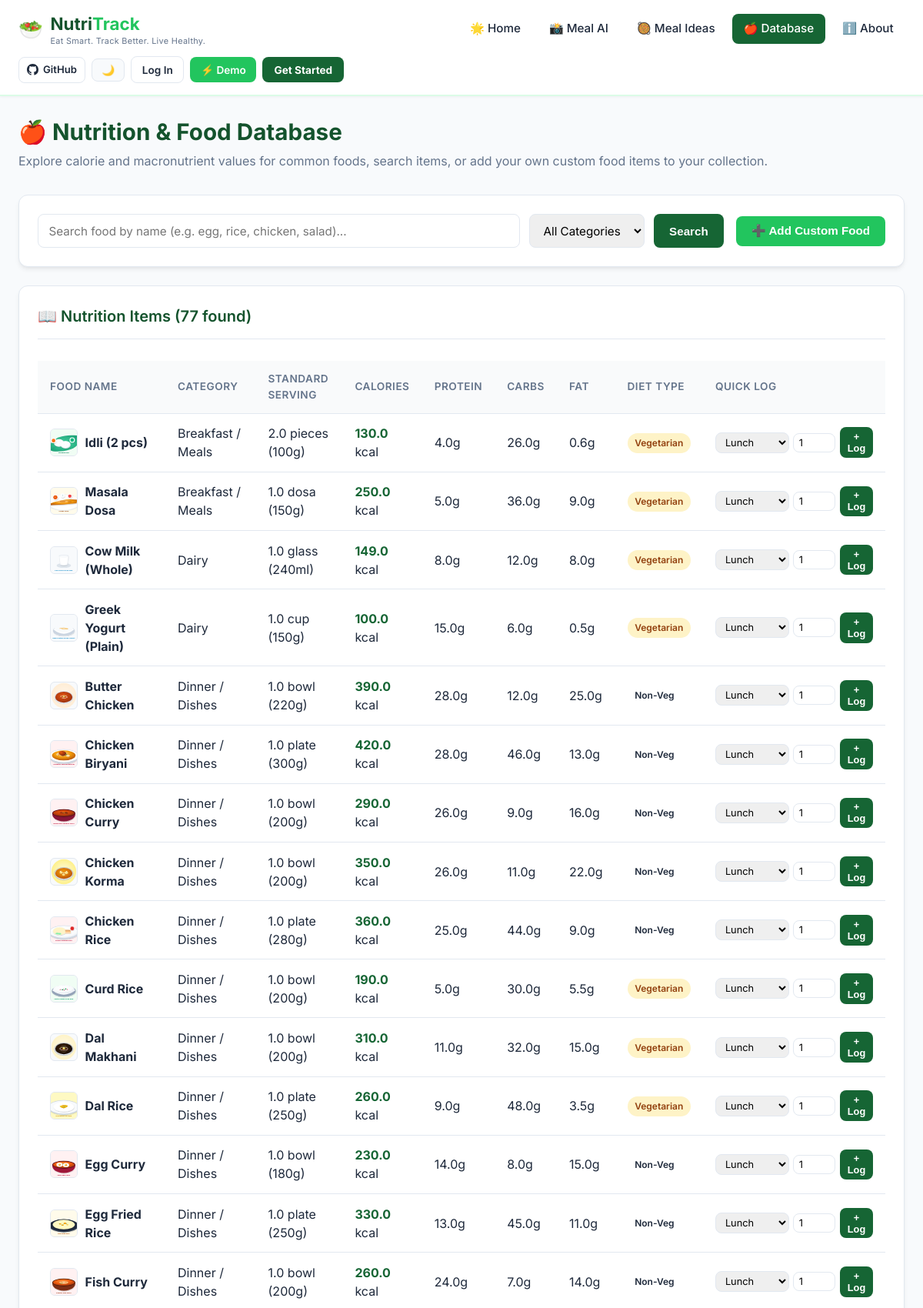
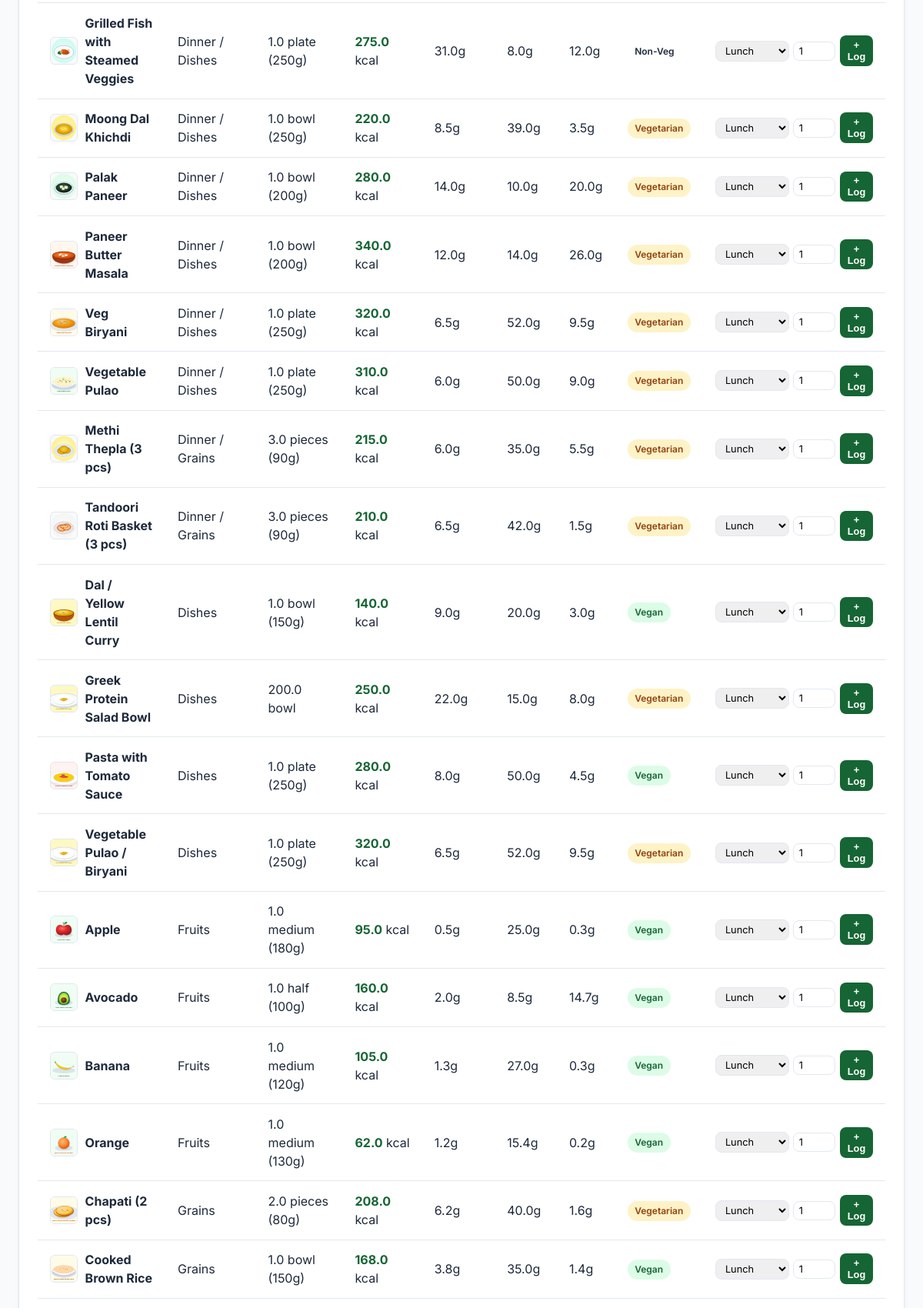
The page /database (upper part) on the database its author committed (2 pictures, top to bottom).
### tables this page shows
CREATE TABLE foods (
            id INTEGER PRIMARY KEY AUTOINCREMENT,
            name TEXT UNIQUE NOT NULL,
            category TEXT NOT NULL,
            serving_size REAL NOT NULL DEFAULT 100.0,
            serving_unit TEXT NOT NULL DEFAULT 'g',
            calories REAL NOT NULL,
            protein REAL NOT NULL,
            carbs REAL NOT NULL,
            fat REAL NOT NULL,
            fiber REAL NOT NULL DEFAULT 0.0,
            diet_type TEXT NOT NULL DEFAULT 'all'
        , image_url TEXT, is_snack INTEGER DEFAULT 0, price REAL DEFAULT 99.0);

### app.py (the view)
@app.route("/database", methods=["GET"])
def database_view():
    query = request.args.get("q", "").strip()
    category = request.args.get("category", "All")
    if query:
        foods = database.search_foods(query)
    elif category and category != "All":
        foods = database.get_all_foods(category_filter=category)
    else:
        foods = database.get_all_foods()
    return render_template(
        "database.html",
        foods=foods,
        search_query=query,
        selected_category=category,
        active_page="database"
    )

### app.py (called while the page is built)
@app.context_processor
def inject_user_context():
    user_id = session.get("user_id")
    current_user = None
    user_pref = {"dark_mode": 0, "unit_system": "metric", "email_reminders": 1}
    if user_id:
        current_user = database.get_user_by_id(user_id)
        user_pref = database.get_user_preferences(user_id)
    return {
        "current_user": current_user,
        "is_logged_in": current_user is not None,
        "user_pref": user_pref,
        "today_date": date.today().isoformat()
    }

### database.py (called while the page is built)
def get_db_connection():
    conn = sqlite3.connect(DB_PATH)
    conn.row_factory = sqlite3.Row
    return conn

def get_all_foods(category_filter=None):
    init_db()
    conn = get_db_connection()
    if category_filter and category_filter != "All":
        foods = conn.execute("SELECT * FROM foods WHERE category = ? ORDER BY name ASC", (category_filter,)).fetchall()
    else:
        foods = conn.execute("SELECT * FROM foods ORDER BY category, name ASC").fetchall()
    conn.close()
    return foods

### templates/database.html (shortened to what this page needs)
{% extends "base.html" %}
{% block content %}
<div class="page-header">
    <h1>🍎 Nutrition & Food Database</h1>
    <p>Explore calorie and macronutrient values for common foods, search items, or add your own custom food items to your collection.</p>
</div>
<div class="grid-2">
    <div class="card" style="grid-column: 1 / -1;">
        <div style="display: flex; gap: 1rem; align-items: center; flex-wrap: wrap;">
            <form method="GET" action="{{ url_for('database_view') }}" style="display: flex; gap: 0.75rem; flex: 1;">
                <input type="text" name="q" class="form-control" placeholder="Search food by name (e.g. egg, rice, chicken, salad)..." value="{{ search_query }}">
                <select name="category" class="form-control" style="width: 180px;">
                    <option value="All" {% if selected_category == 'All' %}selected{% endif %}>All Categories</option>
                </select>
                <button type="submit" class="btn btn-primary">Search</button>
            </form>
            <button type="button" class="btn btn-secondary" onclick="toggleCustomFoodForm()">
                ➕ Add Custom Food
            </button>
        </div>
    </div>
</div>
<div class="card">
    <div class="card-header">
        <h2 class="card-title">📖 Nutrition Items ({{ foods|length }} found)</h2>
    </div>
    {% if foods %}
    <div style="overflow-x: auto;">
        <table class="data-table">
            <thead>
                <tr>
                    <th>Food Name</th>
                    <th>Category</th>
                    <th>Standard Serving</th>
                    <th>Calories</th>
                    <th>Protein</th>
                    <th>Carbs</th>
                    <th>Fat</th>
                    <th>Diet Type</th>
                    <th>Quick Log</th>
                </tr>
            </thead>
            <tbody>
                {% for f in foods %}
                <tr>
                    <td>
                        <div style="display: flex; align-items: center; gap: 0.6rem;">
                            <img src="{{ f.image_url or url_for('static', filename='images/meals/dal_rice.svg') }}"
                                 alt="{{ f.name }}"
                                 style="width: 36px; height: 36px; border-radius: 6px; object-fit: cover; background: #f8fafc; border: 1px solid #e2e8f0; flex-shrink: 0;"
                                 onerror="this.onerror=null; this.src='/static/images/meals/dal_rice.svg';">
                            <strong>{{ f.name }}</strong>
                        </div>
                    </td>
                    <td>{{ f.category }}</td>
                    <td>{{ f.serving_size }} {{ f.serving_unit }}</td>
                    <td><strong style="color: var(--primary);">{{ f.calories }}</strong> kcal</td>
                    <td>{{ f.protein }}g</td>
                    <td>{{ f.carbs }}g</td>
                    <td>{{ f.fat }}g</td>
                    <td>
                        <span class="badge badge-{{ f.diet_type }}">{{ f.diet_type }}</span>
                    </td>
                    <td>
                        <form method="POST" action="{{ url_for('quick_log_view') }}" style="display: flex; gap: 0.35rem; align-items: center;">
                            <select name="meal_type" class="form-control" style="width: auto; padding: 0.25rem 0.5rem; font-size: 0.8rem;">
                                <option value="Lunch" selected>Lunch</option>
                            </select>
                            <input type="number" step="0.5" min="0.5" max="10" name="quantity" value="1" class="form-control" style="width: 55px; padding: 0.25rem 0.4rem; font-size: 0.8rem;">
                            <button type="submit" class="btn btn-primary" style="padding: 0.3rem 0.6rem; font-size: 0.8rem;" title="Log to today's diary">
                                + Log
                            </button>
                        </form>
                    </td>
                </tr>
                {% endfor %}
            </tbody>
        </table>
    </div>
    {% else %}
    <p style="text-align: center; color: var(--text-muted); padding: 2rem 0;">
        No food items found matching your search. Try adding it as a custom food above!
    </p>
    {% endif %}
</div>
{% endblock %}

### static/css/style.css (style rules this page uses)
:root { --primary: #166534; --primary-dark: #14532d; --primary-light: #dcfce7; --secondary: #22c55e; --secondary-light: #f0fdf4; --accent: #dcfce7; --text-dark: #1e293b; --text-muted: #64748b; --border: #e2e8f0; --card-bg: #ffffff; --bg-light: #f8fafc; --danger: #ef4444; --success: #16a34a; --warning: #f59e0b; --radius: 12px; --shadow: 0 4px 6px -1px rgba(0, 0, 0, 0.07), 0 2px 4px -2px rgba(0, 0, 0, 0.05); --shadow-lg: 0 10px 15px -3px rgba(0, 0, 0, 0.1), 0 4px 6px -4px rgba(0, 0, 0, 0.05); }
* { box-sizing: border-box; margin: 0; padding: 0; }
body { font-family: 'Inter', -apple-system, BlinkMacSystemFont, "Segoe UI", Roboto, sans-serif; background-color: var(--bg-light); color: var(--text-dark); line-height: 1.5; min-height: 100vh; display: flex; flex-direction: column; }
.page-header { margin-bottom: 2rem; }
.page-header h1 { font-size: 1.85rem; color: var(--primary-dark); font-weight: 700; display: flex; align-items: center; gap: 0.5rem; }
.page-header p { color: var(--text-muted); font-size: 1rem; margin-top: 0.25rem; }
.card { background: var(--card-bg); border-radius: var(--radius); padding: 1.5rem; box-shadow: var(--shadow); border: 1px solid var(--border); margin-bottom: 1.5rem; }
.card-header { border-bottom: 1px solid var(--border); padding-bottom: 0.85rem; margin-bottom: 1.25rem; display: flex; justify-content: space-between; align-items: center; }
.card-title { font-size: 1.25rem; font-weight: 600; color: var(--primary-dark); display: flex; align-items: center; gap: 0.5rem; }
.grid-2 { display: grid; grid-template-columns: 1fr 1fr; gap: 1.5rem; }
.btn { display: inline-flex; align-items: center; justify-content: center; gap: 0.4rem; font-weight: 600; font-size: 0.95rem; padding: 0.65rem 1.25rem; border-radius: 8px; border: none; cursor: pointer; text-decoration: none; transition: all 0.2s ease; }
.btn-primary { background-color: var(--primary); color: #ffffff; }
.btn-secondary { background-color: var(--secondary); color: #ffffff; }
.form-control { width: 100%; padding: 0.65rem 0.85rem; border: 1.5px solid var(--border); border-radius: 8px; font-size: 0.95rem; transition: border-color 0.2s ease; font-family: inherit; }
.data-table { width: 100%; border-collapse: collapse; margin-top: 0.5rem; }
.data-table th, .data-table td { padding: 0.85rem 1rem; text-align: left; border-bottom: 1px solid var(--border); }
.data-table th { background-color: #f9fafb; font-weight: 600; font-size: 0.85rem; color: var(--text-muted); text-transform: uppercase; letter-spacing: 0.5px; }
.badge { display: inline-block; padding: 0.25rem 0.6rem; font-size: 0.75rem; font-weight: 600; border-radius: 9999px; text-transform: capitalize; }
.badge-vegan { background-color: #dcfce7; color: #166534; }
.badge-vegetarian { background-color: #fef3c7; color: #92400e; }

### rows shown on the page
foods: image_url (picture), name "Idli (2 pcs)", category "Breakfast / Meals", serving_size "2.0", serving_unit "pieces (100g)", calories "130.0", protein "4.0", carbs "26.0", fat "0.6", diet_type "Vegetarian"
foods: image_url (picture), name "Masala Dosa", category "Breakfast / Meals", serving_size "1.0", serving_unit "dosa (150g)", calories "250.0", protein "5.0", carbs "36.0", fat "9.0", diet_type "Vegetarian"
foods: image_url (picture), name "Cow Milk (Whole)", category "Dairy", serving_size "1.0", serving_unit "glass (240ml)", calories "149.0", protein "8.0", carbs "12.0", fat "8.0", diet_type "Vegetarian"
foods: image_url (picture), name "Greek Yogurt (Plain)", category "Dairy", serving_size "1.0", serving_unit "cup (150g)", calories "100.0", protein "15.0", carbs "6.0", fat "0.5", diet_type "Vegetarian"
foods: image_url (picture), name "Butter Chicken", category "Dinner / Dishes", serving_size "1.0", serving_unit "bowl (220g)", calories "390.0", protein "28.0", carbs "12.0", fat "25.0", diet_type "Non-Veg"
foods: image_url (picture), name "Chicken Biryani", category "Dinner / Dishes", serving_size "1.0", serving_unit "plate (300g)", calories "420.0", protein "28.0", carbs "46.0", fat "13.0", diet_type "Non-Veg"
foods: image_url (picture), name "Chicken Curry", category "Dinner / Dishes", serving_size "1.0", serving_unit "bowl (200g)", calories "290.0", protein "26.0", carbs "9.0", fat "16.0", diet_type "Non-Veg"
foods: image_url (picture), name "Chicken Korma", category "Dinner / Dishes", serving_size "1.0", serving_unit "bowl (200g)", calories "350.0", protein "26.0", carbs "11.0", fat "22.0", diet_type "Non-Veg"
foods: image_url (picture), name "Chicken Rice", category "Dinner / Dishes", serving_size "1.0", serving_unit "plate (280g)", calories "360.0", protein "25.0", carbs "44.0", fat "9.0", diet_type "Non-Veg"
foods: image_url (picture), name "Curd Rice", category "Dinner / Dishes", serving_size "1.0", serving_unit "bowl (200g)", calories "190.0", protein "5.0", carbs "30.0", fat "5.5", diet_type "Vegetarian"
foods: image_url (picture), name "Dal Makhani", category "Dinner / Dishes", serving_size "1.0", serving_unit "bowl (200g)", calories "310.0", protein "11.0", carbs "32.0", fat "15.0", diet_type "Vegetarian"
foods: image_url (picture), name "Dal Rice", category "Dinner / Dishes", serving_size "1.0", serving_unit "plate (250g)", calories "260.0", protein "9.0", carbs "48.0", fat "3.5", diet_type "Vegetarian"
foods: image_url (picture), name "Egg Curry", category "Dinner / Dishes", serving_size "1.0", serving_unit "bowl (180g)", calories "230.0", protein "14.0", carbs "8.0", fat "15.0", diet_type "Non-Veg"
foods: image_url (picture), name "Egg Fried Rice", category "Dinner / Dishes", serving_size "1.0", serving_unit "plate (250g)", calories "330.0", protein "13.0", carbs "45.0", fat "11.0", diet_type "Non-Veg"
foods: image_url (picture), name "Fish Curry", category "Dinner / Dishes", serving_size "1.0", serving_unit "bowl (200g)", calories "260.0", protein "24.0", carbs "7.0", fat "14.0", diet_type "Non-Veg"
foods: image_url (picture), name "Grilled Fish with Steamed Veggies", category "Dinner / Dishes", serving_size "1.0", serving_unit "plate (250g)", calories "275.0", protein "31.0", carbs "8.0", fat "12.0", diet_type "Non-Veg"
foods: image_url (picture), name "Moong Dal Khichdi", category "Dinner / Dishes", serving_size "1.0", serving_unit "bowl (250g)", calories "220.0", protein "8.5", carbs "39.0", fat "3.5", diet_type "Vegetarian"
foods: image_url (picture), name "Palak Paneer", category "Dinner / Dishes", serving_size "1.0", serving_unit "bowl (200g)", calories "280.0", protein "14.0", carbs "10.0", fat "20.0", diet_type "Vegetarian"
foods: image_url (picture), name "Paneer Butter Masala", category "Dinner / Dishes", serving_size "1.0", serving_unit "bowl (200g)", calories "340.0", protein "12.0", carbs "14.0", fat "26.0", diet_type "Vegetarian"
foods: image_url (picture), name "Veg Biryani", category "Dinner / Dishes", serving_size "1.0", serving_unit "plate (250g)", calories "320.0", protein "6.5", carbs "52.0", fat "9.5", diet_type "Vegetarian"
foods: image_url (picture), name "Vegetable Pulao", category "Dinner / Dishes", serving_size "1.0", serving_unit "plate (250g)", calories "310.0", protein "6.0", carbs "50.0", fat "9.0", diet_type "Vegetarian"
foods: image_url (picture), name "Methi Thepla (3 pcs)", category "Dinner / Grains", serving_size "3.0", serving_unit "pieces (90g)", calories "215.0", protein "6.0", carbs "35.0", fat "5.5", diet_type "Vegetarian"
foods: image_url (picture), name "Tandoori Roti Basket (3 pcs)", category "Dinner / Grains", serving_size "3.0", serving_unit "pieces (90g)", calories "210.0", protein "6.5", carbs "42.0", fat "1.5", diet_type "Vegetarian"
foods: image_url (picture), name "Dal / Yellow Lentil Curry", category "Dishes", serving_size "1.0", serving_unit "bowl (150g)", calories "140.0", protein "9.0", carbs "20.0", fat "3.0", diet_type "Vegan"
foods: name "Greek Protein Salad Bowl", category "Dishes", serving_size "200.0", serving_unit "bowl", calories "250.0", protein "22.0", carbs "15.0", fat "8.0", diet_type "Vegetarian"
foods: image_url (picture), name "Pasta with Tomato Sauce", category "Dishes", serving_size "1.0", serving_unit "plate (250g)", calories "280.0", protein "8.0", carbs "50.0", fat "4.5", diet_type "Vegan"
foods: name "Vegetable Pulao / Biryani", category "Dishes", serving_size "1.0", serving_unit "plate (250g)", calories "320.0", protein "6.5", carbs "52.0", fat "9.5", diet_type "Vegetarian"
foods: image_url (picture), name "Apple", category "Fruits", serving_size "1.0", serving_unit "medium (180g)", calories "95.0", protein "0.5", carbs "25.0", fat "0.3", diet_type "Vegan"
foods: image_url (picture), name "Avocado", category "Fruits", serving_size "1.0", serving_unit "half (100g)", calories "160.0", protein "2.0", carbs "8.5", fat "14.7", diet_type "Vegan"
foods: image_url (picture), name "Banana", category "Fruits", serving_size "1.0", serving_unit "medium (120g)", calories "105.0", protein "1.3", carbs "27.0", fat "0.3", diet_type "Vegan"
foods: image_url (picture), name "Orange", category "Fruits", serving_size "1.0", serving_unit "medium (130g)", calories "62.0", protein "1.2", carbs "15.4", fat "0.2", diet_type "Vegan"
foods: image_url (picture), name "Chapati (2 pcs)", category "Grains", serving_size "2.0", serving_unit "pieces (80g)", calories "208.0", protein "6.2", carbs "40.0", fat "1.6", diet_type "Vegetarian"
foods: image_url (picture), name "Cooked Brown Rice", category "Grains", serving_size "1.0", serving_unit "bowl (150g)", calories "168.0", protein "3.8", carbs "35.0", fat "1.4", diet_type "Vegan"

### other values the page prints
{{ foods|length }} "77"
